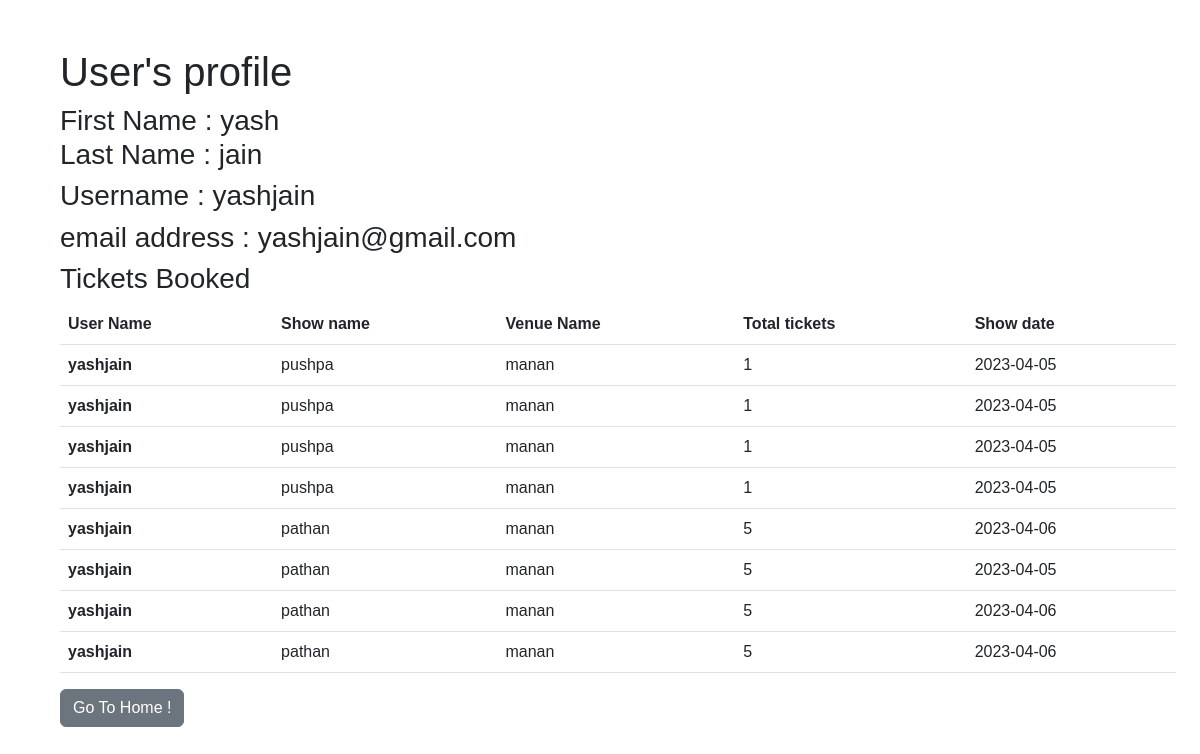
Before: /user_profile (signed in) with the older database file.
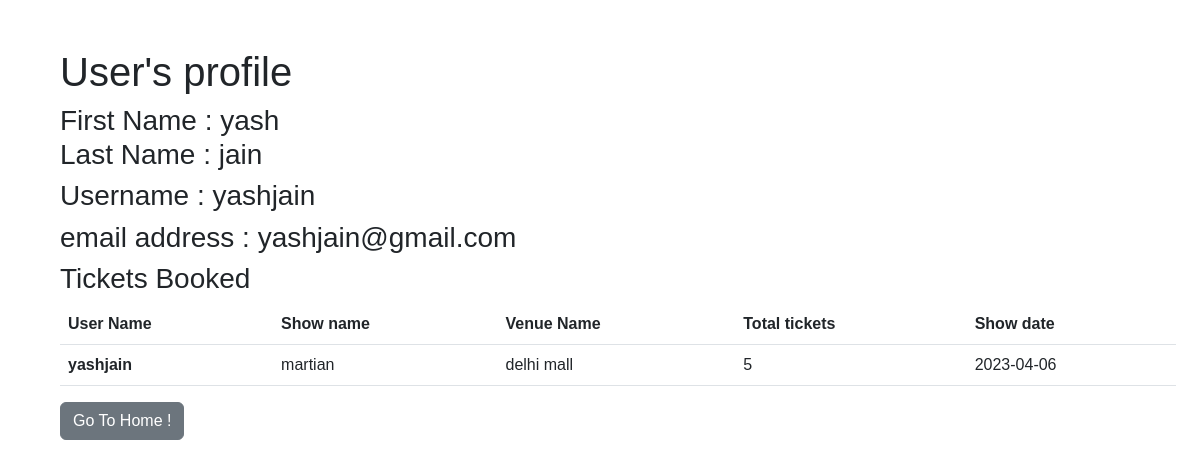
After: the same page with the newer database file.
### app/models/models.py (models this page shows, shortened)
class TicketsBooked(db.Model):
    __tablename__ = "ticket_booked"
    booking_id = db.Column(db.Integer, primary_key=True, autoincrement=True)
    username = db.Column(db.String, db.ForeignKey(
        'user.username'), nullable=False)
    showname = db.Column(db.String, db.ForeignKey(
        'shows.show_name'), nullable=False)
    venuename = db.Column(db.String, db.ForeignKey(
        'venues.venue_name'), nullable=False)
    totalticket = db.Column(db.Integer, nullable=False)
    reservation_date = db.Column(DATE(storage_format="%(day)02d/%(month)02d/%(year)04d",
                                      regexp=re.compile("(?P<day>\d+)/(?P<month>\d+)/(?P<year>\d+)")))
    venue = db.relationship(
        'Venues', backref=db.backref('ticket_booked', lazy=True))
    show = db.relationship(
        'Shows', backref=db.backref('ticket_booked', lazy=True))
    user = db.relationship(
        'User', backref=db.backref('ticket_booked', lazy=True))

### app/controllers/users/controllers.py (the view)
@controllers.route("/user_profile", methods=['GET', 'POST'])
@login_required
def get_user_profile():
    userdata = {
        "username": current_user.username,
        "first_name": current_user.first_name,
        "last_name": current_user.last_name,
        "email": current_user.email
    }
    tickets_booked = TicketsBooked.query.filter_by(username=current_user.username)
    return render_template("user/login_n_signup/user_profile.html.jinja2", user=userdata, tickets_booked=tickets_booked)

### app/controllers/auth.py (called while the page is built)
@login_manager.user_loader
def load_user(user_id):
    return User.query.get(int(user_id))

### app/templates/user/login_n_signup/user_profile.html.jinja2
{% extends "user/base.html.jinja2" %}
{% block content %}
    <div class="container m-5">
        <h1>User's profile</h1>
        <h3>
            First Name : {{user.first_name}}
            <br />
            Last Name : {{user.last_name}}
        </h3>
        <h3>
            Username : {{user.username}}
        </h3>
        <h3>
            email address : {{user.email}}
        </h3>
        <h3>
            Tickets Booked
        </h3>
        <div>
            <table class="table">
            <thead>
                <tr>
                    <th scope="col">User Name</th>
                    <th scope="col">Show name</th>
                    <th scope="col">Venue Name</th>
                    <th scope="col">Total tickets</th>
                    <th scope="col">Show date</th>
                </tr>
            </thead>
            <tbody>
                {% for booking in tickets_booked %}
                <tr>
                    <th scope="row">{{booking.username}}</th>
                    <td>{{booking.showname}}</td>
                    <td>{{booking.venuename}}</td>
                    <td>{{booking.totalticket}}</td>
                    <td>{{booking.reservation_date}}</td>
                </tr>
                {% endfor %}
            </tbody>
        </table>
        </div>
        <a href="/" class="btn btn-secondary">Go To Home !</a>
    </div>
{% endblock content %}

Changed rows visible on the page:
removed TicketsBooked: username "yashjain", showname "pushpa", venuename "manan", totalticket "1", reservation_date "2023-04-05"
removed TicketsBooked: username "yashjain", showname "pushpa", venuename "manan", totalticket "1", reservation_date "2023-04-05"
removed TicketsBooked: username "yashjain", showname "pushpa", venuename "manan", totalticket "1", reservation_date "2023-04-05"
removed TicketsBooked: username "yashjain", showname "pushpa", venuename "manan", totalticket "1", reservation_date "2023-04-05"
removed TicketsBooked: username "yashjain", showname "pathan", venuename "manan", totalticket "5", reservation_date "2023-04-06"
removed TicketsBooked: username "yashjain", showname "pathan", venuename "manan", totalticket "5", reservation_date "2023-04-05"
removed TicketsBooked: username "yashjain", showname "pathan", venuename "manan", totalticket "5", reservation_date "2023-04-06"
removed TicketsBooked: username "yashjain", showname "pathan", venuename "manan", totalticket "5", reservation_date "2023-04-06"
now on this page (row edited): TicketsBooked: username "yashjain", showname "martian", venuename "delhi mall", totalticket "5", reservation_date "2023-04-06"
